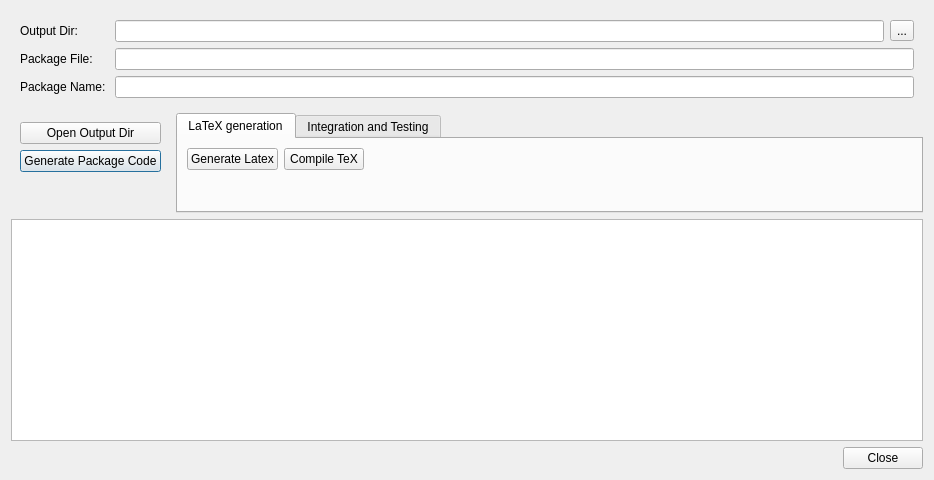
<?xml version="1.0" encoding="UTF-8"?>
<ui version="4.0">
 <class>DialogGenerate</class>
 <widget class="QDialog" name="DialogGenerate">
  <property name="geometry">
   <rect>
    <x>0</x>
    <y>0</y>
    <width>934</width>
    <height>480</height>
   </rect>
  </property>
  <property name="windowTitle">
   <string>Generate</string>
  </property>
  <property name="windowIcon">
   <iconset resource="../deviser-resources.qrc">
    <normaloff>:/images/ICON_Deviser_512x512.png</normaloff>:/images/ICON_Deviser_512x512.png</iconset>
  </property>
  <layout class="QGridLayout" name="gridLayout_4">
   <item row="1" column="0">
    <layout class="QHBoxLayout" name="horizontalLayout_5">
     <item>
      <widget class="QWidget" name="widget" native="true">
       <property name="sizePolicy">
        <sizepolicy hsizetype="Fixed" vsizetype="Fixed">
         <horstretch>0</horstretch>
         <verstretch>0</verstretch>
        </sizepolicy>
       </property>
       <property name="maximumSize">
        <size>
         <width>16777215</width>
         <height>100</height>
        </size>
       </property>
       <layout class="QGridLayout" name="gridLayout_3">
        <item row="1" column="0">
         <widget class="QPushButton" name="cmdGeneratePackageCode">
          <property name="text">
           <string>Generate Package Code</string>
          </property>
         </widget>
        </item>
        <item row="0" column="0">
         <widget class="QPushButton" name="cmdOpenOutputDir">
          <property name="text">
           <string>Open Output Dir</string>
          </property>
         </widget>
        </item>
        <item row="2" column="0">
         <spacer name="verticalSpacer_2">
          <property name="orientation">
           <enum>Qt::Vertical</enum>
          </property>
          <property name="sizeHint" stdset="0">
           <size>
            <width>20</width>
            <height>40</height>
           </size>
          </property>
         </spacer>
        </item>
       </layout>
      </widget>
     </item>
     <item>
      <widget class="QTabWidget" name="tabWidget">
       <property name="sizePolicy">
        <sizepolicy hsizetype="Expanding" vsizetype="Fixed">
         <horstretch>0</horstretch>
         <verstretch>0</verstretch>
        </sizepolicy>
       </property>
       <property name="maximumSize">
        <size>
         <width>16777215</width>
         <height>100</height>
        </size>
       </property>
       <property name="currentIndex">
        <number>0</number>
       </property>
       <widget class="QWidget" name="tabLatex">
        <attribute name="title">
         <string>LaTeX generation</string>
        </attribute>
        <layout class="QGridLayout" name="gridLayout">
         <item row="1" column="0">
          <spacer name="verticalSpacer">
           <property name="orientation">
            <enum>Qt::Vertical</enum>
           </property>
           <property name="sizeHint" stdset="0">
            <size>
             <width>20</width>
             <height>22</height>
            </size>
           </property>
          </spacer>
         </item>
         <item row="0" column="0">
          <layout class="QHBoxLayout" name="horizontalLayout_4">
           <item>
            <widget class="QPushButton" name="cmdGenerateTex">
             <property name="text">
              <string>Generate Latex</string>
             </property>
            </widget>
           </item>
           <item>
            <widget class="QPushButton" name="cmdCompileTex">
             <property name="text">
              <string>Compile TeX</string>
             </property>
            </widget>
           </item>
           <item>
            <spacer name="horizontalSpacer">
             <property name="orientation">
              <enum>Qt::Horizontal</enum>
             </property>
             <property name="sizeHint" stdset="0">
              <size>
               <width>278</width>
               <height>20</height>
              </size>
             </property>
            </spacer>
           </item>
          </layout>
         </item>
        </layout>
       </widget>
       <widget class="QWidget" name="tabIntegration">
        <attribute name="title">
         <string>Integration and Testing</string>
        </attribute>
        <layout class="QGridLayout" name="gridLayout_2">
         <item row="0" column="0" colspan="2">
          <layout class="QHBoxLayout" name="horizontalLayout_2">
           <item>
            <widget class="QPushButton" name="cmdCompileDependencies">
             <property name="text">
              <string>Compile Dependencies</string>
             </property>
            </widget>
           </item>
           <item>
            <widget class="QPushButton" name="cmdAddToSourceDir">
             <property name="text">
              <string>Add Code To Source Dir</string>
             </property>
            </widget>
           </item>
           <item>
            <widget class="QPushButton" name="cmdRemoveFromSourceDir">
             <property name="text">
              <string>Remove Code From Source Dir</string>
             </property>
            </widget>
           </item>
           <item>
            <spacer name="horizontalSpacer_2">
             <property name="orientation">
              <enum>Qt::Horizontal</enum>
             </property>
             <property name="sizeHint" stdset="0">
              <size>
               <width>40</width>
               <height>20</height>
              </size>
             </property>
            </spacer>
           </item>
          </layout>
         </item>
         <item row="1" column="0" rowspan="2" colspan="2">
          <layout class="QHBoxLayout" name="horizontalLayout_3">
           <item>
            <widget class="QPushButton" name="cmdCompileLibSBML">
             <property name="text">
              <string>Compile libSBML with package</string>
             </property>
            </widget>
           </item>
           <item>
            <widget class="QPushButton" name="cmdTestLibSBML">
             <property name="text">
              <string>Test libSBML</string>
             </property>
            </widget>
           </item>
           <item>
            <spacer name="horizontalSpacer_3">
             <property name="orientation">
              <enum>Qt::Horizontal</enum>
             </property>
             <property name="sizeHint" stdset="0">
              <size>
               <width>40</width>
               <height>20</height>
              </size>
             </property>
            </spacer>
           </item>
          </layout>
         </item>
        </layout>
       </widget>
      </widget>
     </item>
    </layout>
   </item>
   <item row="2" column="0">
    <widget class="QPlainTextEdit" name="plainTextEdit">
     <property name="font">
      <font>
       <family>Cordia New</family>
       <pointsize>12</pointsize>
      </font>
     </property>
     <property name="readOnly">
      <bool>true</bool>
     </property>
    </widget>
   </item>
   <item row="3" column="0">
    <layout class="QHBoxLayout" name="horizontalLayout_6">
     <item>
      <spacer name="horizontalSpacer_4">
       <property name="orientation">
        <enum>Qt::Horizontal</enum>
       </property>
       <property name="sizeHint" stdset="0">
        <size>
         <width>400</width>
         <height>20</height>
        </size>
       </property>
      </spacer>
     </item>
     <item>
      <widget class="QPushButton" name="cmdClose">
       <property name="text">
        <string>Close</string>
       </property>
      </widget>
     </item>
    </layout>
   </item>
   <item row="0" column="0">
    <widget class="QWidget" name="widget" native="true">
     <layout class="QGridLayout" name="gridLayout_5">
      <item row="0" column="0">
       <widget class="QLabel" name="label">
        <property name="text">
         <string>Output Dir: </string>
        </property>
       </widget>
      </item>
      <item row="0" column="1">
       <layout class="QHBoxLayout" name="horizontalLayout">
        <item>
         <widget class="QLineEdit" name="txtOutDir"/>
        </item>
        <item>
         <widget class="QToolButton" name="cmdBrowseOutputDir">
          <property name="text">
           <string>...</string>
          </property>
         </widget>
        </item>
       </layout>
      </item>
      <item row="1" column="0">
       <widget class="QLabel" name="label_2">
        <property name="text">
         <string>Package File: </string>
        </property>
       </widget>
      </item>
      <item row="1" column="1">
       <widget class="QLineEdit" name="txtPackageFile"/>
      </item>
      <item row="2" column="0">
       <widget class="QLabel" name="label_3">
        <property name="text">
         <string>Package Name: </string>
        </property>
       </widget>
      </item>
      <item row="2" column="1">
       <widget class="QLineEdit" name="txtPackageName"/>
      </item>
     </layout>
    </widget>
   </item>
  </layout>
 </widget>
 <resources>
  <include location="../deviser-resources.qrc"/>
 </resources>
 <connections>
  <connection>
   <sender>cmdAddToSourceDir</sender>
   <signal>clicked()</signal>
   <receiver>DialogGenerate</receiver>
   <slot>addToSourceDir()</slot>
   <hints>
    <hint type="sourcelabel">
     <x>351</x>
     <y>135</y>
    </hint>
    <hint type="destinationlabel">
     <x>321</x>
     <y>239</y>
    </hint>
   </hints>
  </connection>
  <connection>
   <sender>cmdClose</sender>
   <signal>clicked()</signal>
   <receiver>DialogGenerate</receiver>
   <slot>accept()</slot>
   <hints>
    <hint type="sourcelabel">
     <x>595</x>
     <y>458</y>
    </hint>
    <hint type="destinationlabel">
     <x>321</x>
     <y>239</y>
    </hint>
   </hints>
  </connection>
  <connection>
   <sender>cmdCompileDependencies</sender>
   <signal>clicked()</signal>
   <receiver>DialogGenerate</receiver>
   <slot>compileDependencies()</slot>
   <hints>
    <hint type="sourcelabel">
     <x>227</x>
     <y>135</y>
    </hint>
    <hint type="destinationlabel">
     <x>321</x>
     <y>239</y>
    </hint>
   </hints>
  </connection>
  <connection>
   <sender>cmdCompileLibSBML</sender>
   <signal>clicked()</signal>
   <receiver>DialogGenerate</receiver>
   <slot>compileLibSBML()</slot>
   <hints>
    <hint type="sourcelabel">
     <x>244</x>
     <y>166</y>
    </hint>
    <hint type="destinationlabel">
     <x>321</x>
     <y>239</y>
    </hint>
   </hints>
  </connection>
  <connection>
   <sender>cmdRemoveFromSourceDir</sender>
   <signal>clicked()</signal>
   <receiver>DialogGenerate</receiver>
   <slot>removeFromSourceDir()</slot>
   <hints>
    <hint type="sourcelabel">
     <x>495</x>
     <y>135</y>
    </hint>
    <hint type="destinationlabel">
     <x>321</x>
     <y>239</y>
    </hint>
   </hints>
  </connection>
  <connection>
   <sender>cmdGeneratePackageCode</sender>
   <signal>clicked()</signal>
   <receiver>DialogGenerate</receiver>
   <slot>generatePackageCode()</slot>
   <hints>
    <hint type="sourcelabel">
     <x>80</x>
     <y>141</y>
    </hint>
    <hint type="destinationlabel">
     <x>321</x>
     <y>239</y>
    </hint>
   </hints>
  </connection>
  <connection>
   <sender>cmdCompileTex</sender>
   <signal>clicked()</signal>
   <receiver>DialogGenerate</receiver>
   <slot>compileTex()</slot>
   <hints>
    <hint type="sourcelabel">
     <x>296</x>
     <y>135</y>
    </hint>
    <hint type="destinationlabel">
     <x>321</x>
     <y>239</y>
    </hint>
   </hints>
  </connection>
  <connection>
   <sender>cmdGenerateTex</sender>
   <signal>clicked()</signal>
   <receiver>DialogGenerate</receiver>
   <slot>generateTex()</slot>
   <hints>
    <hint type="sourcelabel">
     <x>211</x>
     <y>135</y>
    </hint>
    <hint type="destinationlabel">
     <x>321</x>
     <y>239</y>
    </hint>
   </hints>
  </connection>
  <connection>
   <sender>cmdTestLibSBML</sender>
   <signal>clicked()</signal>
   <receiver>DialogGenerate</receiver>
   <slot>testLibSBML()</slot>
   <hints>
    <hint type="sourcelabel">
     <x>362</x>
     <y>166</y>
    </hint>
    <hint type="destinationlabel">
     <x>321</x>
     <y>239</y>
    </hint>
   </hints>
  </connection>
  <connection>
   <sender>cmdOpenOutputDir</sender>
   <signal>clicked()</signal>
   <receiver>DialogGenerate</receiver>
   <slot>openOutputDir()</slot>
   <hints>
    <hint type="sourcelabel">
     <x>80</x>
     <y>112</y>
    </hint>
    <hint type="destinationlabel">
     <x>321</x>
     <y>239</y>
    </hint>
   </hints>
  </connection>
 </connections>
 <slots>
  <slot>testLibSBML()</slot>
  <slot>removeFromSourceDir()</slot>
  <slot>openOutputDir()</slot>
  <slot>generateTex()</slot>
  <slot>generatePackageCode()</slot>
  <slot>compileTex()</slot>
  <slot>compileLibSBML()</slot>
  <slot>compileDependencies()</slot>
  <slot>browseOutputDir()</slot>
  <slot>addToSourceDir()</slot>
 </slots>
</ui>
